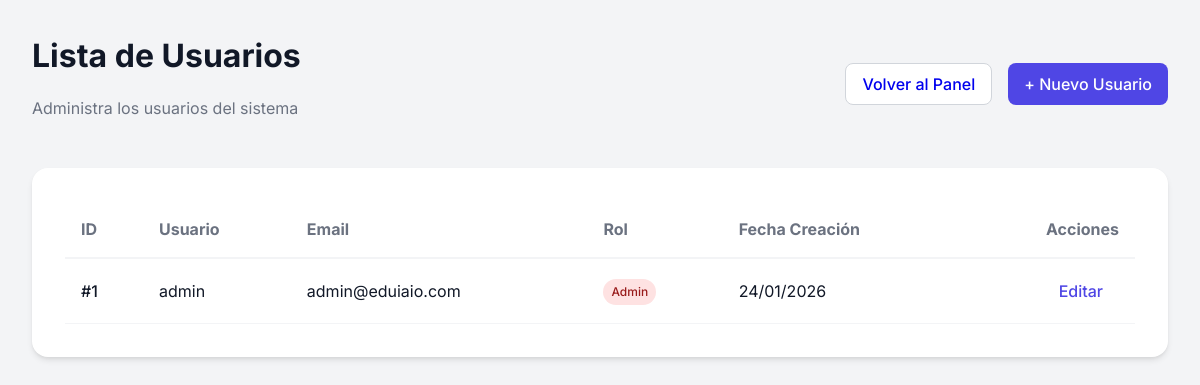
/operaciones/listar_usuarios.php (signed in), run on the app's committed database.
### tables this page shows
CREATE TABLE IF NOT EXISTS usuarios (
    id INT AUTO_INCREMENT PRIMARY KEY,
    usuario VARCHAR(50) NOT NULL UNIQUE,
    email VARCHAR(100) NOT NULL UNIQUE,
    clave VARCHAR(255) NOT NULL,  
    rol ENUM('admin', 'estudiante', 'profesor') DEFAULT 'estudiante',
    fecha_creacion TIMESTAMP DEFAULT CURRENT_TIMESTAMP
);

### operaciones/listar_usuarios.php (the view, shortened to what this page needs)
<?php
require_once '../configuracion/conexion.php';
$consulta = $conexion->query("SELECT * FROM usuarios ORDER BY fecha_creacion DESC");
$usuarios = $consulta->fetchAll();
?>
<!DOCTYPE html>
<html lang="es">
<head>
    <link rel="stylesheet" href="../recursos/estilos/estilos.css">
</head>
<body>
    <div class="contenedor">
        <div class="cabecera-lista">
            <div>
                <h1 class="titulo-lista">Lista de Usuarios</h1>
                <p class="subtitulo-lista">Administra los usuarios del sistema</p>
            </div>
            <div class="acciones-cabecera">
                <a href="../panel.php" class="btn btn-volver">Volver al Panel</a>
                <a href="crear_usuario.php" class="btn btn-primario">+ Nuevo Usuario</a>
            </div>
        </div>
        <div class="tarjeta contenedor-tabla">
            <table class="tabla-base">
                <thead>
                    <tr>
                        <th>ID</th>
                        <th>Usuario</th>
                        <th>Email</th>
                        <th>Rol</th>
                        <th>Fecha Creación</th>
                        <th class="td-derecha">Acciones</th>
                    </tr>
                </thead>
                <tbody>
                    <?php foreach ($usuarios as $usuario): ?>
                        <tr class="fila-tabla">
                            <td style="font-weight: 500;">#<?= $usuario['id'] ?></td>
                            <td><?= htmlspecialchars($usuario['usuario']) ?></td>
                            <td><?= htmlspecialchars($usuario['email']) ?></td>
                            <td>
                                <?php
                                $clase_rol = 'rol-estudiante';
                                if ($usuario['rol'] === 'admin') $clase_rol = 'rol-admin';
                                ?>
                                <span class="badge-rol <?= $clase_rol ?>">
                                    <?= ucfirst($usuario['rol']) ?>
                                </span>
                            </td>
                            <td class="texto-secundario">
                                <?= date('d/m/Y', strtotime($usuario['fecha_creacion'])) ?>
                            </td>
                            <td class="td-derecha">
                                <a href="editar_usuario.php?id=<?= $usuario['id'] ?>" class="btn btn-texto-primario">Editar</a>
                            </td>
                        </tr>
                    <?php endforeach; ?>
                </tbody>
            </table>
        </div>
    </div>
</body>
</html>

### recursos/estilos/base.css (style rules this page uses)
:root { --color-primario: #4F46E5; --color-primario-hover: #4338ca; --color-fondo: #F3F4F6; --color-superficie: #FFFFFF; --texto-principal: #111827; --texto-secundario: #6B7280; --color-acento: #10B981; --color-peligro: #EF4444; --sombra-sm: 0 1px 2px 0 rgba(0, 0, 0, 0.05); --sombra-md: 0 4px 6px -1px rgba(0, 0, 0, 0.1), 0 2px 4px -1px rgba(0, 0, 0, 0.06); --sombra-lg: 0 10px 15px -3px rgba(0, 0, 0, 0.1), 0 4px 6px -2px rgba(0, 0, 0, 0.05); --radio-md: 0.5rem; --radio-lg: 1rem; }
body { font-family: 'Inter', system-ui, -apple-system, sans-serif; background-color: var(--color-fondo); color: var(--texto-principal); margin: 0; padding: 0; line-height: 1.5; }
.contenedor { max-width: 1200px; margin: 0 auto; padding: 2rem; }

### recursos/estilos/componentes.css (style rules this page uses)
.tarjeta { background: var(--color-superficie); border-radius: var(--radio-lg); box-shadow: var(--sombra-md); padding: 2rem; border: 1px solid rgba(255, 255, 255, 0.1); backdrop-filter: blur(10px); }
.btn { display: inline-flex; align-items: center; justify-content: center; padding: 0.5rem 1rem; border-radius: var(--radio-md); font-weight: 500; transition: all 0.2s ease; cursor: pointer; border: none; text-decoration: none; }
.btn-primario { background-color: var(--color-primario); color: white; }
.btn-texto-primario { color: var(--color-primario); padding: 0.25rem 0.5rem; margin-right: 0.5rem; }

### recursos/estilos/paginas/tabla.css (style rules this page uses)
.contenedor-tabla { overflow-x: auto; }
.tabla-base { width: 100%; border-collapse: collapse; }
.tabla-base thead { text-align: left; border-bottom: 2px solid #F3F4F6; }
.tabla-base th { padding: 1rem; color: var(--texto-secundario); }
.tabla-base tbody tr { border-bottom: 1px solid #F3F4F6; }
.tabla-base td { padding: 1rem; }
.tabla-base .td-derecha { text-align: right; }
.fila-tabla { border-bottom: 1px solid #F3F4F6; }
.cabecera-lista { display: flex; justify-content: space-between; align-items: center; margin-bottom: 2rem; }
.titulo-lista { margin: 0; }
.subtitulo-lista { color: var(--texto-secundario); }
.acciones-cabecera { display: flex; gap: 1rem; }
.btn-volver { background: white; border: 1px solid #D1D5DB; }

### operaciones/listar_usuarios.php (style rules this page uses)
.badge-rol { display: inline-block; padding: 0.25rem 0.5rem; border-radius: 9999px; font-size: 0.75rem; font-weight: 500; }
.rol-admin { background-color: #fee2e2; color: #991b1b; }

### data on the page
usuarios: id "1", usuario "admin", email "admin@eduiaio.com", rol "Admin", fecha_creacion "24/01/2026"
